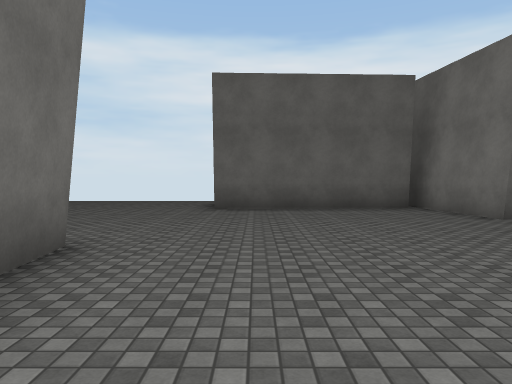
[1] (above)

19 first-person views from a walk through a scene from a Unity 3-D project. The camera is 1.5 m above the floor, tilts 2° down and sees 70° across. The floor is counted in squares, 2 m on a side. Each view is taken from the middle of a square. On the plan, view 1 faces up. The plan holds only what a view shows up to about 11 squares ahead; the rest is blank. The place goes on beyond the plan. The player is left out. Surface patterns are stand-ins for the level's own textures.

[2]
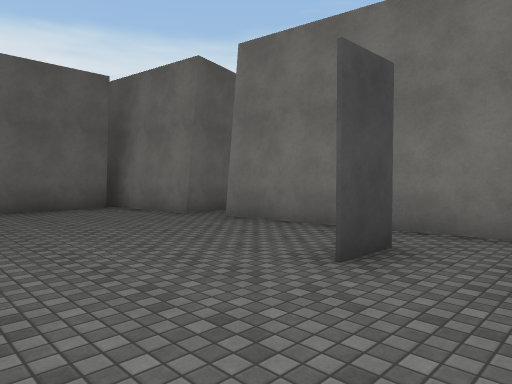

[3]
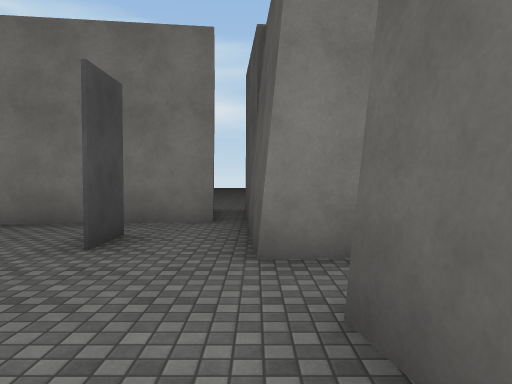

[4]
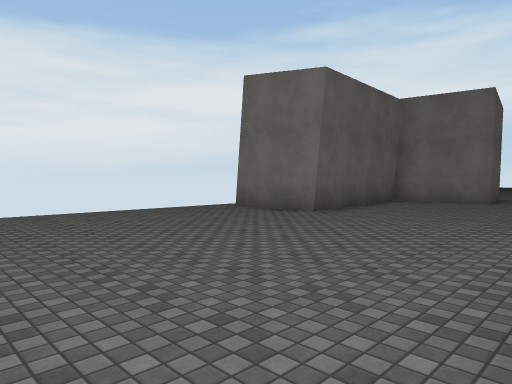

[5]
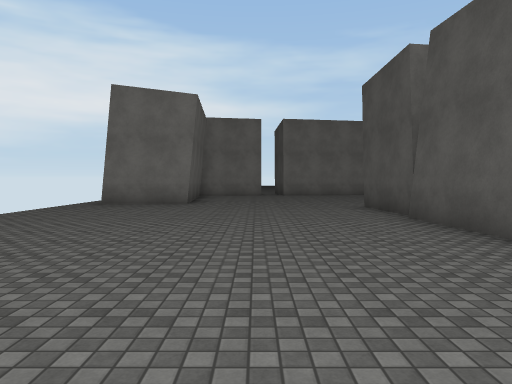

[6]
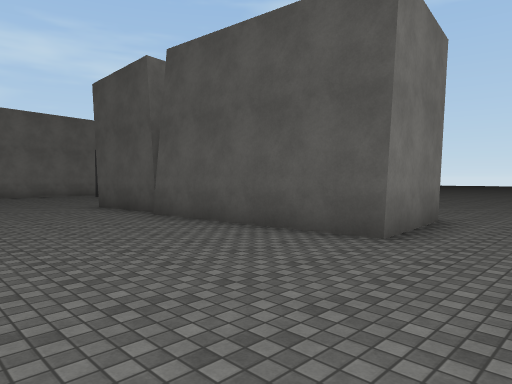

[7]
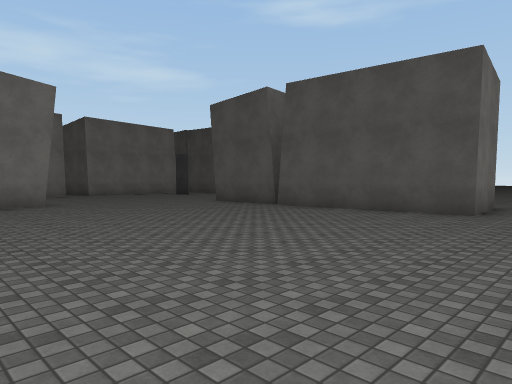

[8]
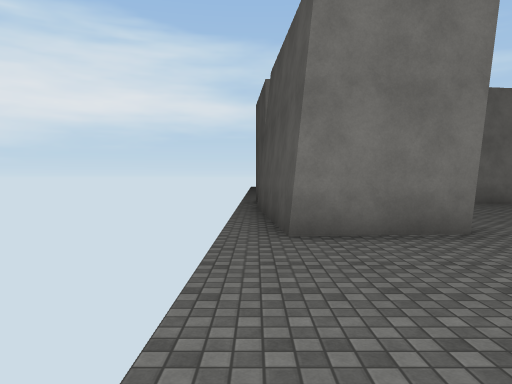

[9]
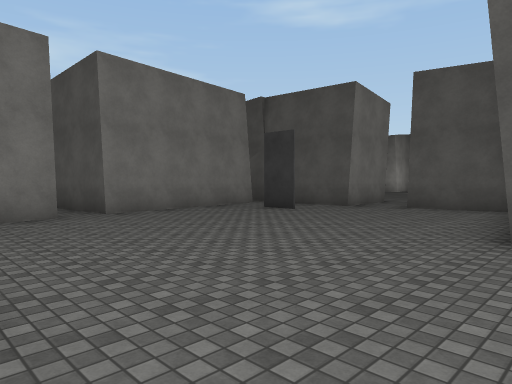

[10]
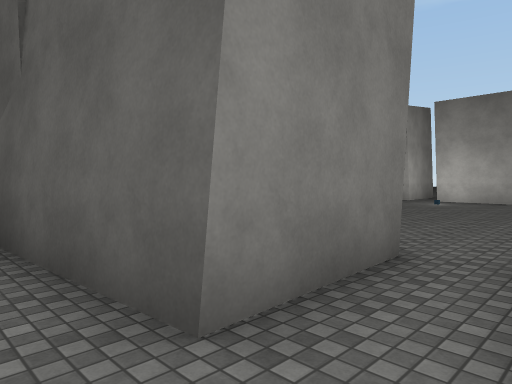

[11]
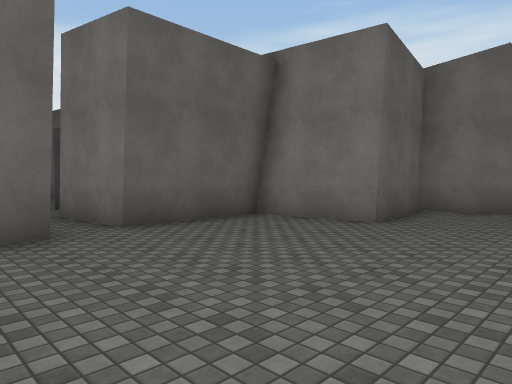

[12]
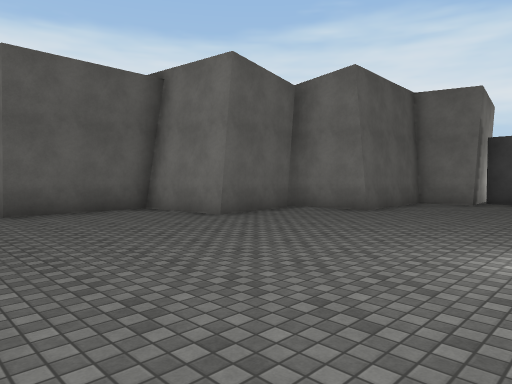

[13]
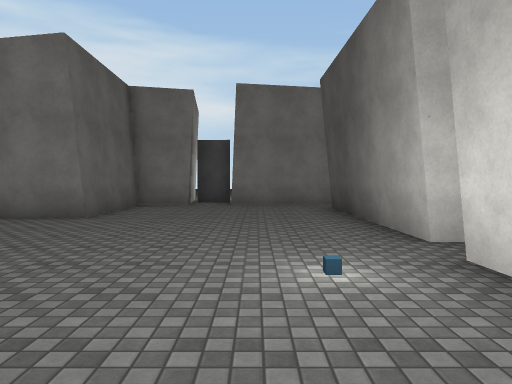

[14]
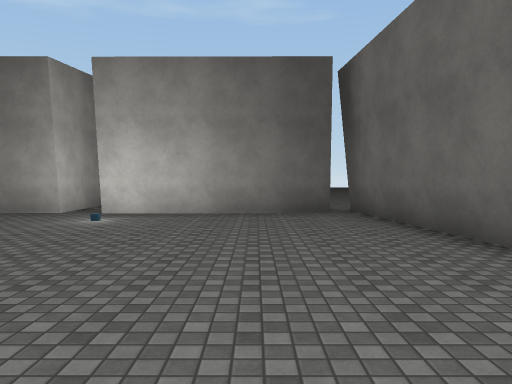

[15]
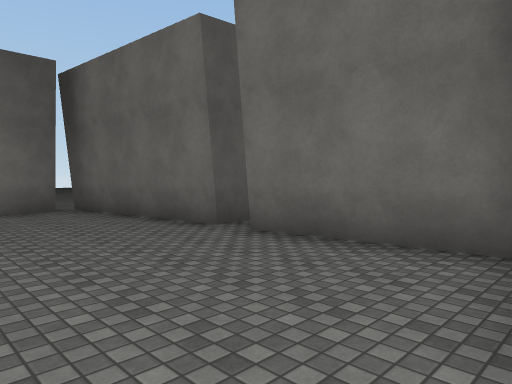

[16]
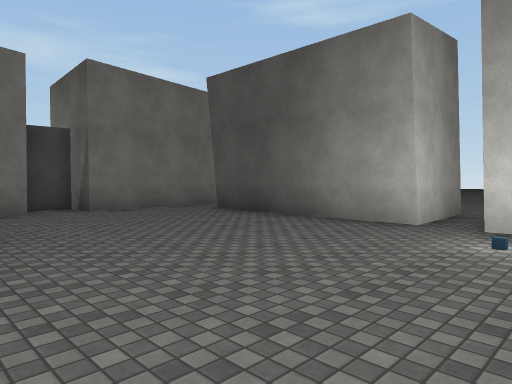

[17]
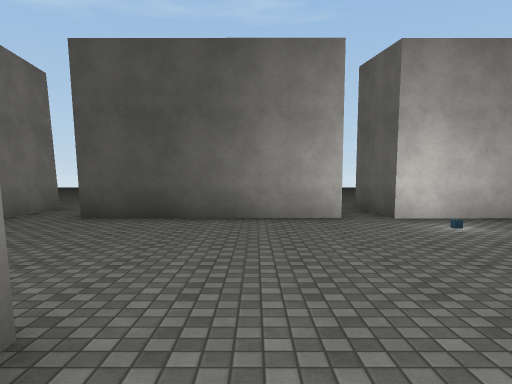

[18]
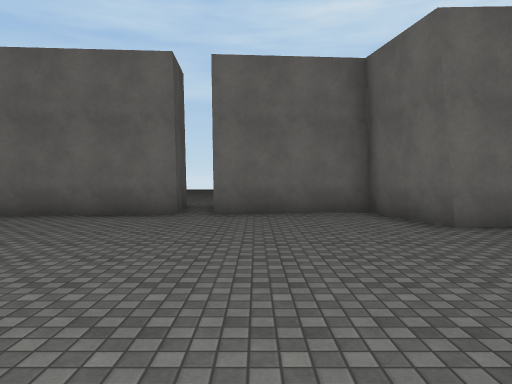

[19]
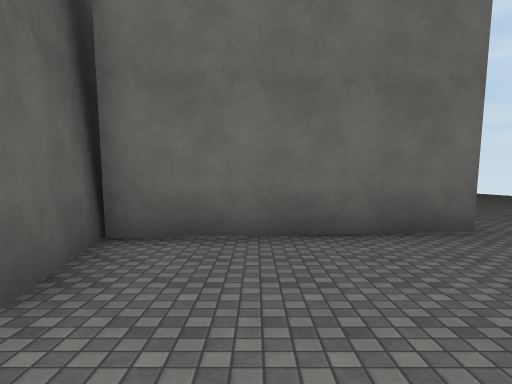

### Floor plan
Points are (right, up) in squares from view 1. A wall is a line through its corners. A room is listed if a view was taken in it or the views show most of it. See-through windows are left out.
Room 1 (views 1, 2, 3, 4, 5, 6, 7, 8, 9, 10, 19)
walls: (-4.6, 3.8) (-2.1, 4.1) (-1.5, -1); (-9.7, 1) (-9.9, 3.6) (-4.9, 4); (-2.1, -1.1) (1, -0.5); (4.1, 9.4) (-1, 9) (-1.2, 11.5) (3.8, 11.9); (2.8, 1.8) (3.5, 1.8) (2.8, 1.8); (4.8, 6.8) (4.4, 10.2); (2.4, -0.1) (8, 0.2); (6, 6.9) (4.6, 6.8); (5.5, 0.7) (4.9, 5.7) (7.4, 6)
low walls: (4.6, 6.8) (4.5, 7.7)
ways out: opening at (2, -1.5) to room 2; opening at (-11, 0)
objects: other object (4, 2)
Room 2 (views 11, 12, 13, 14, 15, 16, 17, 18)
walls: (8.5, -4.7) (6.1, -5) (5.8, -2.4) (2.5, -2.6) (2.4, -0.1); (-0.8, -7.7) (-0.2, -12.7); (0.3, -12.1) (5.4, -11.9) (5.4, -14.5); (6.4, -14.6) (6.3, -12.1) (11.4, -11.9); (1.2, -1.9) (1.4, -3) (-1.2, -3.5) (-0.9, -6.9); (13.5, -8) (12.8, -8) (12.7, -6.5) (9.1, -6.6) (9.1, -4.2); (13, -14.3) (12.8, -9.3) (13.6, -9.3)
ways out: opening at (2, -1.5) to room 1; opening at (6, -14); opening at (12, -14)

Where each view was taken, in squares from view 1:
view 1: 0 up, 0 right, facing up
view 2: 0 up, 0 right, facing up-right
view 3: 0 up, 1 left, facing right
view 4: 4 up, 8 left, facing up-right
view 5: 7 up, 12 left, facing right
view 6: 8 up, 12 left, facing down-right
view 7: 12 up, 12 left, facing down-right
view 8: 12 up, 6 left, facing right
view 9: 9 up, 3 left, facing down-right
view 10: 1 up, 1 right, facing down-right
view 11: 8 down, 0 right, facing up-right
view 12: 11 down, 1 right, facing up-right
view 13: 10 down, 2 right, facing right
view 14: 4 down, 2 right, facing down
view 15: 3 down, 3 right, facing down-left
view 16: 6 down, 4 right, facing down-right
view 17: 5 down, 8 right, facing down
view 18: 6 down, 7 right, facing left
view 19: 1 up, 3 right, facing left
